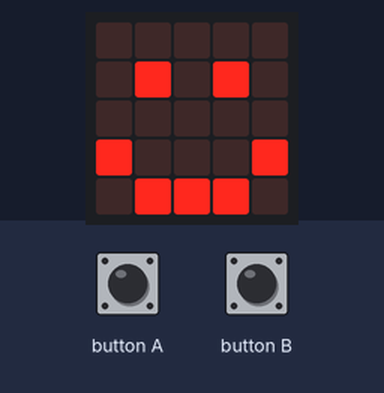
The program below on a simulated BBC micro:bit (MakeCode). Shown: the board's 5×5 LED display. Inputs (shaded band) come from the test bench.

Above: at 0.1 s.
At 8.6 s:
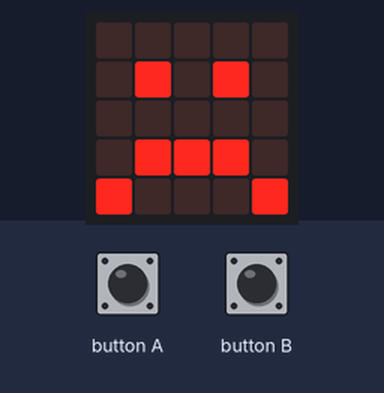
8.7 s: button A pressed for 0.15 s
At 13.0 s:
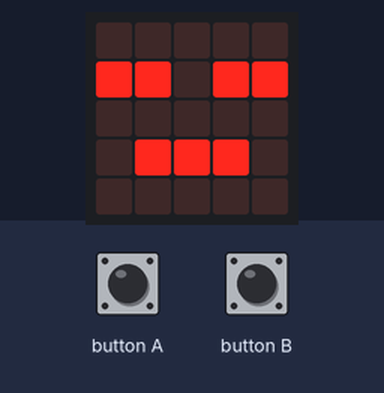
Timing chart, 0 to 14.5 s (numbered marks = the images above; inputs shaded):
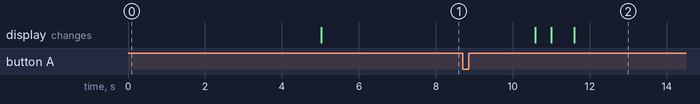

The program:

main.ts
```typescript
input.onButtonPressed(Button.A, function () {
    knuffel += 5
})
input.onButtonPressed(Button.B, function () {
    voeding += 5
})
let dood = 0
let knuffel = 20
let voeding = 20
loops.everyInterval(500, function () {
    knuffel += -1
    voeding += -1
})
basic.forever(function () {
    if (knuffel > 10 && voeding > 10) {
        basic.showIcon(IconNames.Happy)
    }
    if (knuffel > dood && knuffel < 10 || voeding < 10 && voeding > dood) {
        basic.showIcon(IconNames.Sad)
    }
    if (knuffel < dood || voeding < dood) {
        basic.showLeds(`
            . . . . .
            # # . # #
            . . . . .
            . # # # .
            . . . . .
            `)
        dood += 1
    }
    if (dood == 0) {

    }
})
```

test.ts
```typescript
// tests gaan hier; deze zal niet worden gecompileerd wanneer dit pakket wordt gebruikt als extensie.
```
